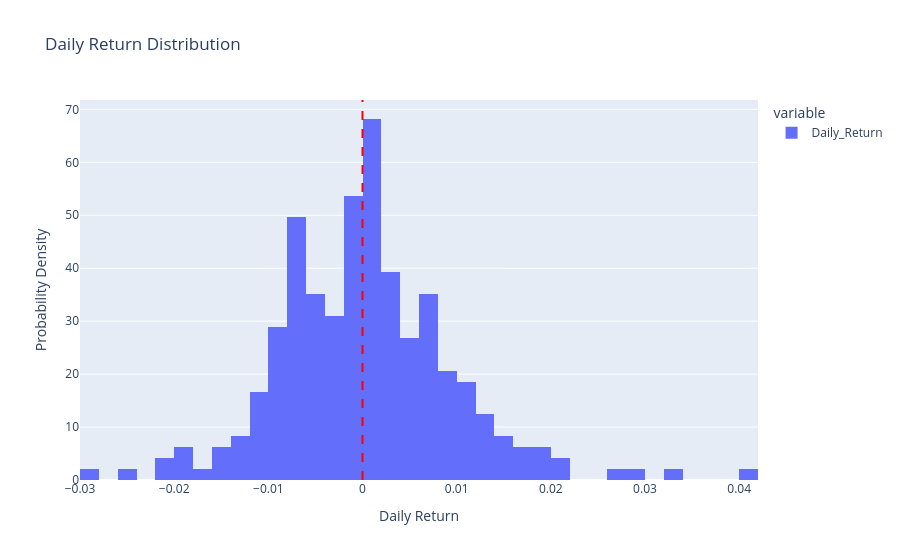

The code cell stored with this chart in its notebook:
### Code cell
# Daily return distribution
returns = df['Daily_Return'].dropna()
fig2 = px.histogram(returns, nbins=50, title="Daily Return Distribution", histnorm='probability density')
fig2.add_vline(x=0, line_dash="dash", line_color="red")
fig2.update_layout(xaxis_title="Daily Return", yaxis_title="Probability Density")
fig2.show()

### Figure 1 — Plotly figure (JSON) as saved in the notebook; plotly's stock layout.template omitted (floating-point values rounded to 4 significant figures; data arrays with more than 128 entries replaced by an {"elided": "..."} marker saying what was removed)
{"data": [{"bingroup": "x", "histnorm": "probability density", "hovertemplate": "variable=Daily_Return<br>value=%{x}<br>probability density=%{y}<extra></extra>", "legendgroup": "Daily_Return", "marker": {"color": "#636efa", "pattern": {"shape": ""}}, "name": "Daily_Return", "nbinsx": 50, "orientation": "v", "showlegend": true, "type": "histogram", "x": {"elided": "242 float values"}, "xaxis": "x", "yaxis": "y"}], "layout": {"barmode": "relative", "legend": {"title": {"text": "variable"}, "tracegroupgap": 0}, "shapes": [{"line": {"color": "red", "dash": "dash"}, "type": "line", "x0": 0, "x1": 0, "xref": "x", "y0": 0, "y1": 1, "yref": "y domain"}], "title": {"text": "Daily Return Distribution"}, "xaxis": {"anchor": "y", "domain": [0, 1], "title": {"text": "Daily Return"}}, "yaxis": {"anchor": "x", "domain": [0, 1], "title": {"text": "Probability Density"}}}}
